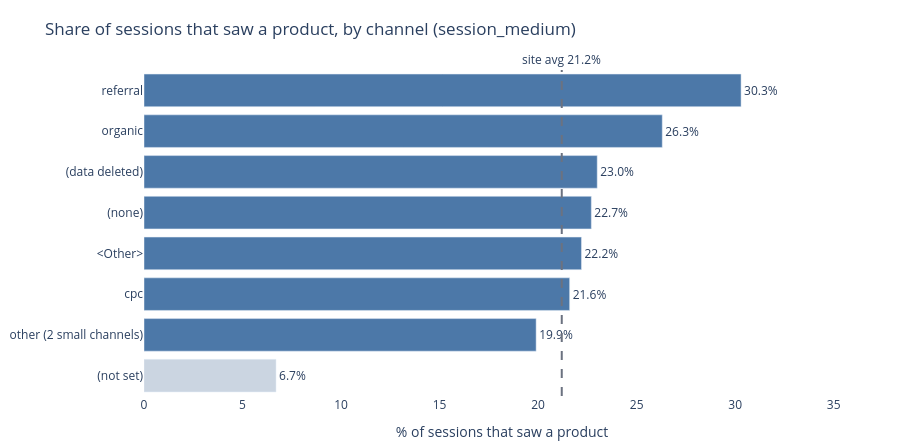

Notebook source saved alongside this figure:
### Code cell
# ── Section 4.2: Channel metrics + chart ─────────────────────────────────────
metrics = ["sessions", "view_item", "add_to_cart", "purchase", "revenue"]
channel_df = (channel_raw.groupby(channel_dim, as_index=False)[metrics].sum()
              .rename(columns={channel_dim: "channel"}))

# Group channels under 1% of sessions — tiny denominators produce noisy rates.
total = channel_df["sessions"].sum()
small = channel_df["sessions"] / total < 0.01
if small.sum() > 1:
    other = channel_df[small][metrics].sum().to_frame().T
    other.insert(0, "channel", f"other ({int(small.sum())} small channels)")
    channel_df = pd.concat([channel_df[~small], other], ignore_index=True)

channel_df[metrics]            = channel_df[metrics].astype(float)
channel_df["share_pct"]        = channel_df["sessions"] / total * 100
channel_df["view_pct"]         = channel_df["view_item"] / channel_df["sessions"] * 100
channel_df["cart_from_view"]   = channel_df["add_to_cart"] / channel_df["view_item"].where(channel_df["view_item"] > 0) * 100
channel_df["purchase_pct"]     = channel_df["purchase"] / channel_df["sessions"] * 100
channel_df["rev_per_session"]  = channel_df["revenue"] / channel_df["sessions"]
channel_df["low_n"]            = channel_df["purchase"] < 30   # purchase rate too noisy to rank
channel_df = channel_df.sort_values("sessions", ascending=False).reset_index(drop=True)
display(channel_df.style.format({
    "sessions": "{:,.0f}", "share_pct": "{:.1f}%", "view_pct": "{:.1f}%",
    "cart_from_view": "{:.1f}%", "purchase_pct": "{:.2f}%", "rev_per_session": "${:,.2f}",
    "view_item": "{:,.0f}", "add_to_cart": "{:,.0f}", "purchase": "{:,.0f}", "revenue": "${:,.0f}",
}))

site_view_rate = funnel_df.loc[funnel_df["step"] == "2. View Products", "overall_cvr"].iloc[0]
fig_ch = charts.channel(channel_df.assign(share=channel_df["share_pct"]), site_view_rate)
fig_ch.update_layout(title=f"Share of sessions that saw a product, by channel ({channel_dim})", margin=dict(t=70))
fig_ch.show()

# Decision rule: spread across actionable channels (excludes the 'other' bucket and '(not set)').
ranked = channel_df[~channel_df["channel"].str.startswith(("other (", "(not set)"))]
spread = ranked["view_pct"].max() - ranked["view_pct"].min()
best, worst = ranked.loc[ranked["view_pct"].idxmax()], ranked.loc[ranked["view_pct"].idxmin()]
print(f"View-item spread: {spread:.1f}pp  ({worst['channel']} {worst['view_pct']:.1f}% → {best['channel']} {best['view_pct']:.1f}%)")
# Within 3pp of the threshold the verdict is borderline, not settled.
if spread >= 10:
    verdict = "traffic mix is a driver — check landing pages / targeting for the weakest channel"
elif spread >= 7:
    verdict = (f"borderline — leaning 'the leak is on the site', but close to the threshold; "
               f"review {worst['channel']} landing pages before a navigation redesign")
else:
    verdict = "uniform across channels — the leak is on the site (navigation / discovery)"
print("Verdict:", verdict)
print("Note: the low_n flag applies to purchase_pct / revenue only — view_pct rests on session counts.")

# (not set) is excluded from the spread but is a large block — disclose it.
ns = channel_df[channel_df["channel"] == "(not set)"]
if len(ns):
    print(f"(not set): {ns['share_pct'].iloc[0]:.1f}% of sessions, view rate {ns['view_pct'].iloc[0]:.1f}% "
          f"(site average {site_view_rate:.1f}%) — a tagging gap in short sessions, not a channel; see 2.1")

### Figure 1 — Plotly figure (JSON) as saved in the notebook; plotly's stock layout.template omitted (floating-point values rounded to 4 significant figures)
{"data": [{"customdata": [["92,892", "26.2%"], ["1,501", "0.4%"], ["7,664", "2.2%"], ["25,302", "7.1%"], ["37,670", "10.6%"], ["6,315", "1.8%"], ["102,788", "29.0%"], ["80,725", "22.7%"]], "hovertemplate": "<b>%{y}</b><br>Sessions that saw a product: %{x:.1f}%<br>Sessions: %{customdata[0]} (%{customdata[1]} of total)<extra></extra>", "marker": {"color": ["#cbd5e1", "#4C78A8", "#4C78A8", "#4C78A8", "#4C78A8", "#4C78A8", "#4C78A8", "#4C78A8"]}, "orientation": "h", "text": ["6.7%", "19.9%", "21.6%", "22.2%", "22.7%", "23.0%", "26.3%", "30.3%"], "textposition": "outside", "texttemplate": "%{text}", "type": "bar", "x": [6.7, 19.9, 21.6, 22.2, 22.7, 23.0, 26.3, 30.3], "y": ["(not set)", "other (2 small channels)", "cpc", "<Other>", "(none)", "(data deleted)", "organic", "referral"]}], "layout": {"annotations": [{"showarrow": false, "text": "site avg 21.2%", "x": 21.2, "xanchor": "center", "xref": "x", "y": 1, "yanchor": "bottom", "yref": "y domain"}], "height": 448, "margin": {"b": 10, "l": 10, "r": 40, "t": 70}, "paper_bgcolor": "white", "plot_bgcolor": "white", "shapes": [{"line": {"color": "#6b7280", "dash": "dash"}, "type": "line", "x0": 21.2, "x1": 21.2, "xref": "x", "y0": 0, "y1": 1, "yref": "y domain"}], "showlegend": false, "title": {"text": "Share of sessions that saw a product, by channel (session_medium)"}, "xaxis": {"range": [0, 36.34], "title": {"text": "% of sessions that saw a product"}}}}
